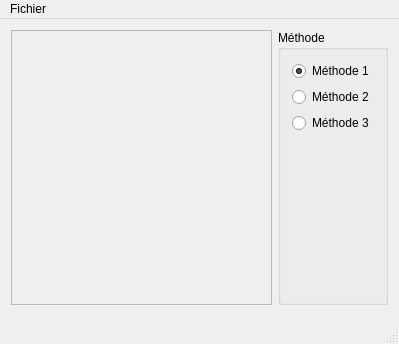
<?xml version="1.0" encoding="UTF-8"?>
<ui version="4.0">
 <class>MainWindow</class>
 <widget class="QMainWindow" name="MainWindow">
  <property name="geometry">
   <rect>
    <x>0</x>
    <y>0</y>
    <width>399</width>
    <height>344</height>
   </rect>
  </property>
  <property name="windowTitle">
   <string>MainWindow</string>
  </property>
  <widget class="QWidget" name="centralWidget">
   <layout class="QGridLayout" name="gridLayout">
    <item row="0" column="0">
     <widget class="QScrollArea" name="scrollArea">
      <property name="widgetResizable">
       <bool>true</bool>
      </property>
      <widget class="QWidget" name="scrollAreaWidgetContents">
       <property name="geometry">
        <rect>
         <x>0</x>
         <y>0</y>
         <width>279</width>
         <height>280</height>
        </rect>
       </property>
      </widget>
     </widget>
    </item>
    <item row="1" column="0" colspan="2">
     <widget class="QDialogButtonBox" name="buttonBox">
      <property name="orientation">
       <enum>Qt::Horizontal</enum>
      </property>
      <property name="standardButtons">
       <set>QDialogButtonBox::NoButton</set>
      </property>
     </widget>
    </item>
    <item row="0" column="1">
     <widget class="QGroupBox" name="groupBox">
      <property name="title">
       <string>Méthode</string>
      </property>
      <layout class="QVBoxLayout" name="verticalLayout">
       <item>
        <widget class="QRadioButton" name="radioButton">
         <property name="text">
          <string>Méthode 1</string>
         </property>
         <property name="checked">
          <bool>true</bool>
         </property>
        </widget>
       </item>
       <item>
        <widget class="QRadioButton" name="radioButton_2">
         <property name="text">
          <string>Méthode 2</string>
         </property>
        </widget>
       </item>
       <item>
        <widget class="QRadioButton" name="radioButton_3">
         <property name="text">
          <string>Méthode 3</string>
         </property>
        </widget>
       </item>
       <item>
        <spacer name="verticalSpacer">
         <property name="orientation">
          <enum>Qt::Vertical</enum>
         </property>
         <property name="sizeHint" stdset="0">
          <size>
           <width>20</width>
           <height>40</height>
          </size>
         </property>
        </spacer>
       </item>
      </layout>
     </widget>
    </item>
   </layout>
  </widget>
  <widget class="QMenuBar" name="menuBar">
   <property name="geometry">
    <rect>
     <x>0</x>
     <y>0</y>
     <width>399</width>
     <height>20</height>
    </rect>
   </property>
   <widget class="QMenu" name="menuFichier">
    <property name="title">
     <string>Fichier</string>
    </property>
    <addaction name="actionNouvelle_Matrice"/>
    <addaction name="actionOuvrir_Matrice"/>
    <addaction name="actionEnregistrer"/>
    <addaction name="actionEnregistrer_Sous"/>
    <addaction name="separator"/>
    <addaction name="actionQuitter"/>
   </widget>
   <addaction name="menuFichier"/>
  </widget>
  <widget class="QStatusBar" name="statusBar">
   <property name="cursor">
    <cursorShape>ArrowCursor</cursorShape>
   </property>
  </widget>
  <action name="actionNouvelle_Matrice">
   <property name="text">
    <string>Nouvelle Matrice</string>
   </property>
   <property name="statusTip">
    <string>Creer Une Nouvelle Matrice</string>
   </property>
   <property name="shortcut">
    <string>Ctrl+N</string>
   </property>
  </action>
  <action name="actionOuvrir_Matrice">
   <property name="text">
    <string>Ouvrir Matrice</string>
   </property>
   <property name="statusTip">
    <string>Ouvrir Une Matrice Existante</string>
   </property>
   <property name="shortcut">
    <string>Ctrl+O</string>
   </property>
  </action>
  <action name="actionQuitter">
   <property name="text">
    <string>Quitter</string>
   </property>
   <property name="statusTip">
    <string>Fermer le Programme</string>
   </property>
   <property name="shortcut">
    <string>Ctrl+Q</string>
   </property>
  </action>
  <action name="actionEnregistrer">
   <property name="text">
    <string>Enregistrer</string>
   </property>
   <property name="shortcut">
    <string>Ctrl+S</string>
   </property>
  </action>
  <action name="actionEnregistrer_Sous">
   <property name="text">
    <string>Enregistrer sous...</string>
   </property>
   <property name="shortcut">
    <string>Ctrl+Shift+S</string>
   </property>
  </action>
 </widget>
 <layoutdefault spacing="6" margin="11"/>
 <resources/>
 <connections/>
</ui>
